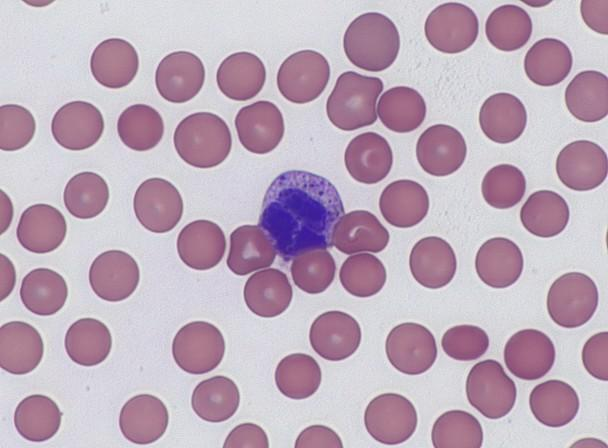
#> input picture data/images/hematology-baso1.jpg, 608 x 448 px
$ jupyter execute --allow-errors 02-preprocessing-solutions.ipynb   (shell and % lines are left out)
#> lines starting #> are read from the running program, lines starting #| are printed output that depends on the picture
# **Preprocessing**

Image preprocessing may involve resizing, cropping (or selection of a region of interest (ROI)), denoising, itensity or color adjustments, with the purpose of improving the quality of the image for further processing. Here we will use the OpenCV library to perform some of these operations.

We will use hematological images displaying red blood cells and white blood cells
from a blood smear. The red blood cells are colored in red, and the white blood cells are
colored in blue / purple. The background is colored in white / gray. We will use the information
contained in the color channels to later segment the different cells.

The data suffers from several imperfections. The resolution is relatively low,
the image is noisy, and displays image compression artifacts (blockiness), as
the image was saved as a JPEG file. Furthermore, the blood cells are overlapping
with each other, which makes it difficult to distinguish them.

In this tutorial we will showcase different techniques to improve the quality
of the image, such as:
- Cropping
- Resizing
- Masking
- Denoising
- Enhancing contrast
- Sharpening
- (Removing artifacts)
- Color conversion
- Color correction / white balancing
- Background removal

Further reading:
- Geeks for Geeks: Image Enhancement Techniques using OpenCV. [Link](https://www.geeksforgeeks.org/image-enhancement-techniques-using-opencv-python/)

---

## **Preparations**

Let's begin with some preparatory steps...

[cell 1]
import cv2 as cv
import numpy as np
import matplotlib.pyplot as plt

# Jupyter / IPython configuration:
# Automatically reload modules when modified

# Enable vectorized output (for nicer plots)

# Inline backend configuration

# Enable this line if you want to use the interactive widgets
# It requires the ipympl package to be installed.
#%matplotlib widget

import sys
sys.path.insert(0, "../")
#> (the rest of this cell did not finish here and is left out)

[cell 2]
# Read in the data
img1 = cv.imread("../data/images/hematology-baso1.jpg", cv.IMREAD_COLOR)
#> img1 is the input picture: shape (448, 608, 3); mean B, G, R 186.6, 170.5, 189.9
img2 = cv.imread("../data/images/hematology-baso2.jpg", cv.IMREAD_COLOR)
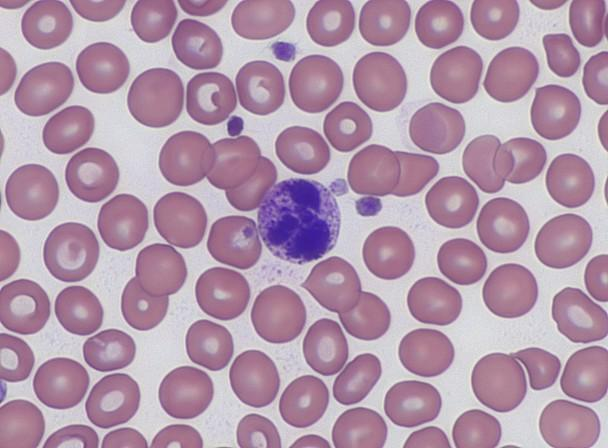
#> input picture data/images/hematology-baso2.jpg, 608 x 448 px
#> img2 is the input picture: shape (448, 608, 3); mean B, G, R 171.2, 150.8, 178.2
img3 = cv.imread("../data/images/hematology-blast1.jpg", cv.IMREAD_COLOR)
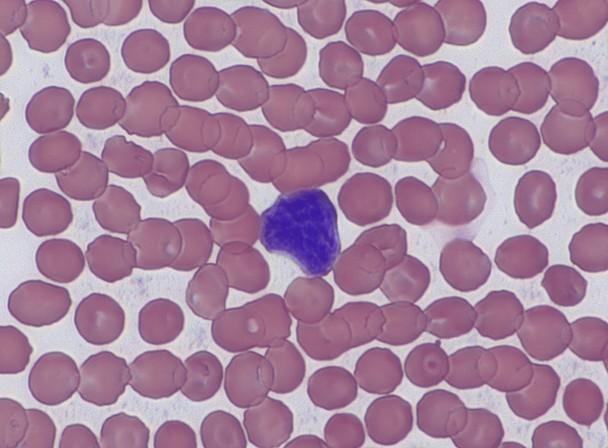
#> input picture data/images/hematology-blast1.jpg, 608 x 448 px
#> img3 is the input picture: shape (448, 608, 3); mean B, G, R 156.8, 131.7, 166.7

plt.imshow(img1)
plt.axis("off");

Note: OpenCV uses BGR color space by default. However, Matplotlib uses RGB color space.
For consistency, we convert the images to RGB color space before displaying them.

[cell 3]
img1 = cv.cvtColor(img1, cv.COLOR_BGR2RGB)
img2 = cv.cvtColor(img2, cv.COLOR_BGR2RGB)
img3 = cv.cvtColor(img3, cv.COLOR_BGR2RGB)

images = [img1, img2, img3]

# Let's display the images
plt.imshow(img1)
plt.axis("off");

In the following, we will use several functions to display images.
Before continuing, we quickly summarize some options we have.

[cell 4]
# Plain matplotlib
plt.imshow(img1)
plt.axis("off");   # Hide axes.

# Based on Jupyter's display() function.
#> (the rest of this cell did not finish here and is left out)

---

## **Cropping**

Cropping an image means that we are selecting a rectangular region of interest (ROI)
from the image. In Python, we can use the slicing operator to crop a region from an image.

[cell 5]
######################
###    EXERCISE    ###
######################

# Crop the image such that only the purple white blood cell is visible.
# Use the slicing operator to crop the image.

# Specify the coordinates of the bounding box
xs, ys = 250, 160
h, w = 100, 100

# Crop the image with the slicing operator
img1_crop = ...

# Display the image
#> (the rest of this cell did not finish here and is left out)

[cell 6]
######################
###    SOLUTION    ###
######################

# Specify the coordinates of the bounding box
xs, ys = 250, 160
h, w = 100, 100

# Crop the image with the slicing operator
img1_crop = img1[ys:ys+h, xs:xs+w]
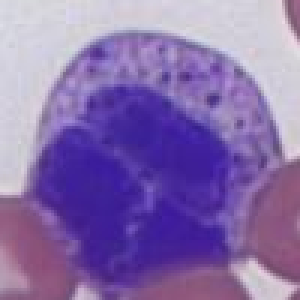
#> img1_crop: shape (100, 100, 3) (shown 3 times larger); mean R, G, B 136.1, 110.8, 172

# Display the image
#> (the rest of this cell did not finish here and is left out)

---

## **Resizing**

We can use OpenCVs [`resize()`](https://docs.opencv.org/4.x/da/d54/group__imgproc__transform.html#ga47a974309e9102f5f08231edc7e7529d) method to resample an image to a certain size. Note
that we can both downsample (make the image smaller), or upsample (make it bigger). Note the
argument `interpolation` which specifies the interpolation method.

[cell 7]
######################
###    EXCERISE    ###
######################

# Resize the image to half and double its size.
img1_half = ...
img2_double = ...

#> (the rest of this cell did not finish here and is left out)

[cell 8]
######################
###    SOLUTION    ###
######################

# Resize the image to half and double its size.
img1_half = cv.resize(img1, None, fx=0.5, fy=0.5, interpolation=cv.INTER_AREA)
img2_double = cv.resize(img1, None, fx=2, fy=2, interpolation=cv.INTER_CUBIC)

#> (the rest of this cell did not finish here and is left out)

---

## **Masking**

With masking, we can separate a cell from the background, remove an artifact, or label a region as uninsteresting by setting it to zero.

A mask is a binary image (with values True or False). If the mask has the same shape
as the input image, it can be used to select pixels from the image and assign them
to a new value. This is called masking.

[cell 9]
######################
###    EXCERISE    ###
######################

# 1. Create a circular mask with the same size as the image.
#    The center and the radius of the circle are provided below.
#    You can use cv.circle() or define your own function.
# 2. Apply the mask to the image img2.

# Center and radius of the circle
cx, cy = 220, 300
r = 44

# We use here a 2D binary mask
mask = ...

# Apply the mask to the RGB image, set all values to black

# Visualize
#> (the rest of this cell did not finish here and is left out)

[cell 10]
######################
###    SOLUTION    ###
######################

# 1. Create a circular mask with the same size as the image.
#    The center and the radius of the circle are provided below.
# 2. Apply the mask to the image img2.

# Center and radius of the circle
cx, cy = 220, 300
r = 44

# We use here a 2D binary mask
mask = np.zeros(img2.shape[:2], dtype=np.uint8)
mask = cv.circle(mask, (cy, cx), r, True, -1)
mask = mask.astype(bool)

img2_masked = img2.copy()
# Apply the mask to the RGB image, set all values to black.
img2_masked[mask] = 0
# ...or to some RGB color.
img2_masked[mask] = (209, 205, 216)
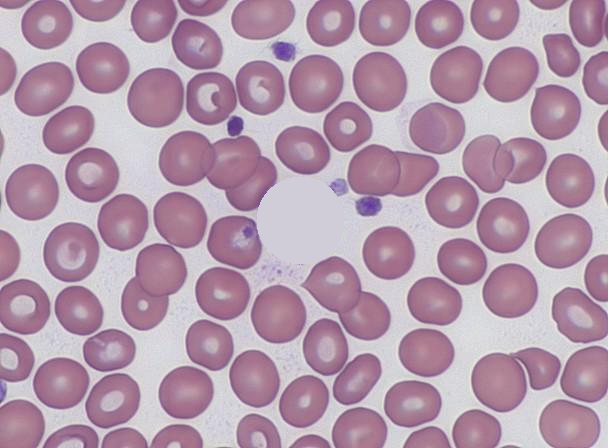
#> img2_masked: shape (448, 608, 3); mean R, G, B 180.5, 153.6, 172.3

#> (the rest of this cell did not finish here and is left out)

---

## **Denoising**

Several denoising methods are available. When denoising, one has to strike a balance between removing noise and preserving the details. The following methods are available in OpenCV:
- Gaussian blur
- Median blur
- Bilateral filter

Before continuing, read these OpenCV tutorials tutorials on [Smoothing](https://docs.opencv.org/4.x/d4/d13/tutorial_py_filtering.html) and [Image denoising](https://docs.opencv.org/4.x/d5/d69/tutorial_py_non_local_means.html)

<!-- - Cropping
- Resizing
- Masking
- Denoising
- Enhancing contrast
- Sharpening
- (Removing artifacts)
- Color conversion
- Color correction / white balancing
- Background removal -->

[cell 11]
######################
###    EXCERISE    ###
######################

# 1. Apply Gaussian blur
# 2. Apply median blur
# 3. Apply bilateral filter (edge preserving)
# 4. Apply a means denoising filter (second link)

dst = ...
#> (the rest of this cell did not finish here and is left out)

[cell 12]
######################
###    SOLUTION    ###
######################

# 1. Apply Gaussian blur
# 2. Apply median blur
# 3. Apply bilateral filter (edge preserving)
# 4. Apply a means denoising filter (second link)
dst = cv.fastNlMeansDenoisingColored(img1, None,10,10,7,21)
#> (the rest of this cell did not finish here and is left out)

---

## **Sharpening**

Sharpening refers to an operation that enhances the edges of an image.
Two methods are commonly used: unsharp masking (related, high-boost filtering) and
Laplacian sharpening. The former is based on subtracting a blurred version of the
image from the original image, while the latter is based on applying a Laplacian
filter to the image.

Unsharp masking:
1. Apply a Gaussian filter to the image.
2. Subtract the filtered image from the original image.
3. Add the result to the original image.

Laplacian Filter
- A second-order derivative operator/filter/mask.
- Uses specific convolution kernels: [0 1 0; 1 -4 1; 0 1 0] or [-1 -1 -1; -1 8 -1; -1 -1 -1]
- Note, the sum of the values of this filter is 0.
- Apply using `cv.conv2(img, kernel, "same")``

Further reading:
- [Stackoverflow](https://stackoverflow.com/questions/4993082)
- [Geeks for Geeks](https://www.geeksforgeeks.org/image-sharpening-using-laplacian-filter-and-high-boost-filtering-in-matlab/)

<!-- - Cropping
- Enhancing contrast
- (Removing artifacts)
- Color conversion
- Color correction / white balancing
- Background removal -->

[cell 13]
######################
###    EXCERISE    ###
######################

# Implement one of the above methods to sharpen an image.
kernel = ...
img1_sharp = ...

#> (the rest of this cell did not finish here and is left out)

[cell 14]
######################
###    SOLUTION    ###
######################

# Implement one of the above methods to sharpen an image.
kernel = [[0, 1, 0], [1, -4, 1], [0, 1, 0]]
kernel = np.asarray(kernel)
img1_sharp = cv.filter2D(img1, ddepth=-1, kernel=kernel)
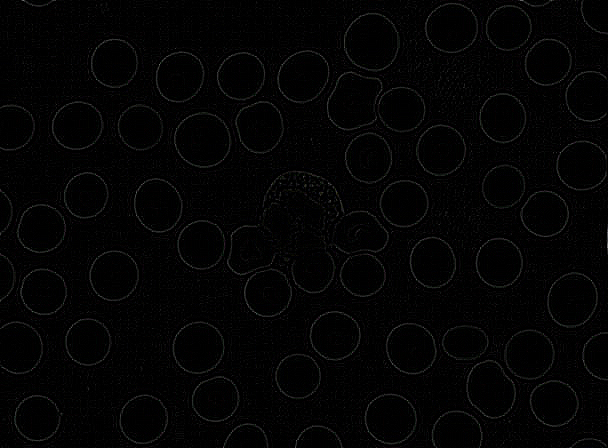
#> img1_sharp: shape (448, 608, 3); mean R, G, B 3.4, 3.4, 3.4
img1_sharp = np.abs((img1-img1_sharp))
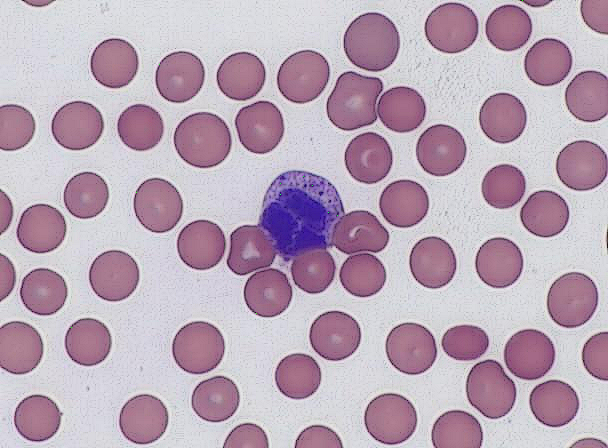
#> img1_sharp: shape (448, 608, 3); mean R, G, B 186.5, 167.1, 183.2
#> (the rest of this cell did not finish here and is left out)
